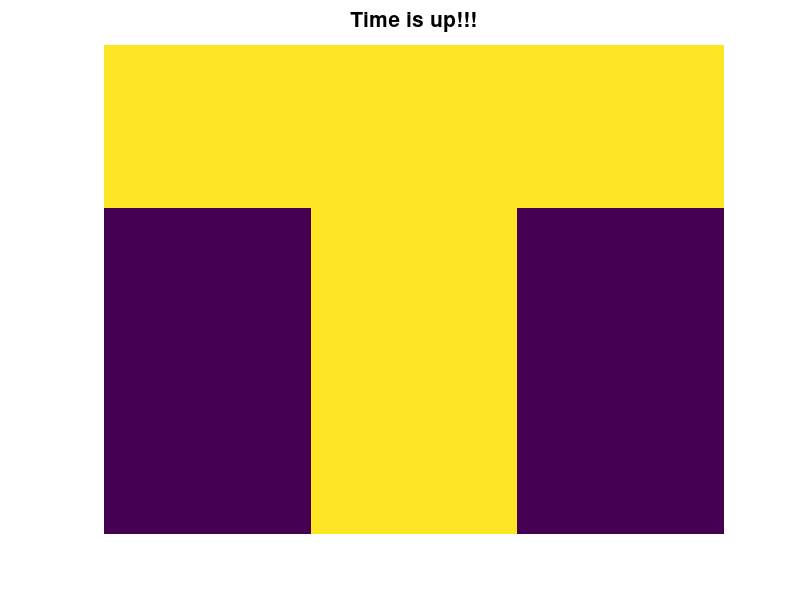

Here is the MATLAB script that generated this plot: (Note: this script raises an error after producing the figure.)
%--------------------------- Script description---------------------------%
% Purpose: Notifying the user that the run had ended
% Created: 1/23/18 by Or Perlman (or@ieee.org)
% Notes: Display a "T" image and makes a "gong" sound using matlab's innert
%        sound files
%-------------------------------------------------------------------------%

%Displaying a "T" image
imagesc([1 1 1;0 1 0;0 1 0])
title('Time is up!!!','FontSize',15)
axis off

%Sounding a gong or a "haleluja - handel" sound
% load handel.mat; %loaded as y
Temp= load('gong.mat');%loaded as y
sound(Temp.y, 2*Temp.Fs);
clear Temp
  
